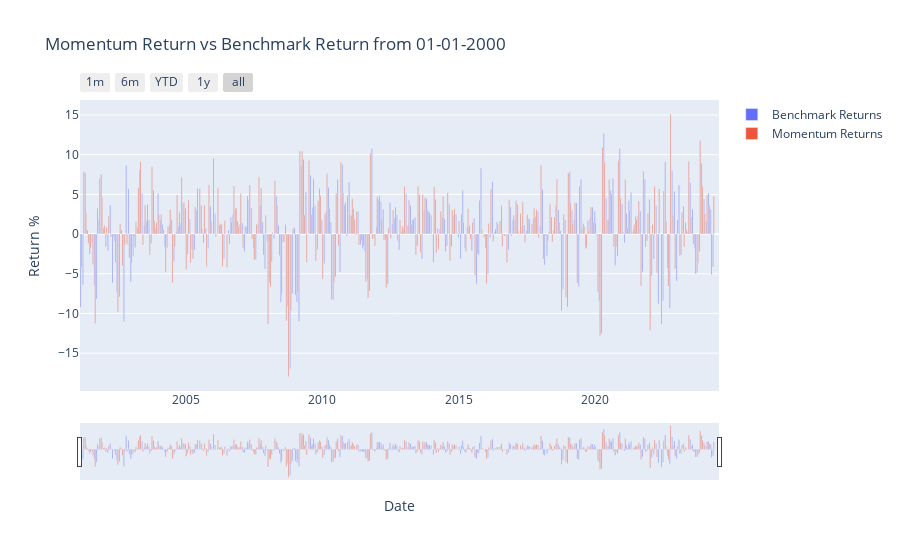

Notebook code for this chart:
### Code cell
# Create a Plotly figure
fig = go.Figure()

# Add the benchmark returns bar trace
fig.add_trace(
    go.Bar(
        x=gains.index,
        y=gains.values,
        name='Benchmark Returns'
    )
)

# Add the momentum returns bar trace
fig.add_trace(
    go.Bar(
        x=total_returns_df.index,
        y=total_returns_df['Total Returns'],
        name='Momentum Returns'
    )
)

# Update the layout to include a range slider
fig.update_layout(
    title='Momentum Return vs Benchmark Return from 01-01-2000',
    xaxis_title='Date',
    yaxis_title='Return %',
    barmode='group',
    xaxis=dict(
        rangeselector=dict(
            buttons=list([
                dict(count=1, label="1m", step="month", stepmode="backward"),
                dict(count=6, label="6m", step="month", stepmode="backward"),
                dict(count=1, label="YTD", step="year", stepmode="todate"),
                dict(count=1, label="1y", step="year", stepmode="backward"),
                dict(step="all")
            ])
        ),
        rangeslider=dict(
            visible=True
        ),
        type="date"
    )
)

# Show the plot
fig.show()

### Figure 1 — Plotly figure (JSON) as saved in the notebook; plotly's stock layout.template omitted (floating-point values rounded to 4 significant figures; data arrays with more than 128 entries replaced by an {"elided": "..."} marker saying what was removed)
{"data": [{"name": "Benchmark Returns", "type": "bar", "x": {"elided": "279 str values"}, "y": {"elided": "279 float values"}}, {"name": "Momentum Returns", "type": "bar", "x": {"elided": "281 str values"}, "y": {"elided": "281 float values"}}], "layout": {"barmode": "group", "title": {"text": "Momentum Return vs Benchmark Return from 01-01-2000"}, "xaxis": {"rangeselector": {"buttons": [{"count": 1, "label": "1m", "step": "month", "stepmode": "backward"}, {"count": 6, "label": "6m", "step": "month", "stepmode": "backward"}, {"count": 1, "label": "YTD", "step": "year", "stepmode": "todate"}, {"count": 1, "label": "1y", "step": "year", "stepmode": "backward"}, {"step": "all"}]}, "rangeslider": {"visible": true}, "title": {"text": "Date"}, "type": "date"}, "yaxis": {"title": {"text": "Return %"}}}}
